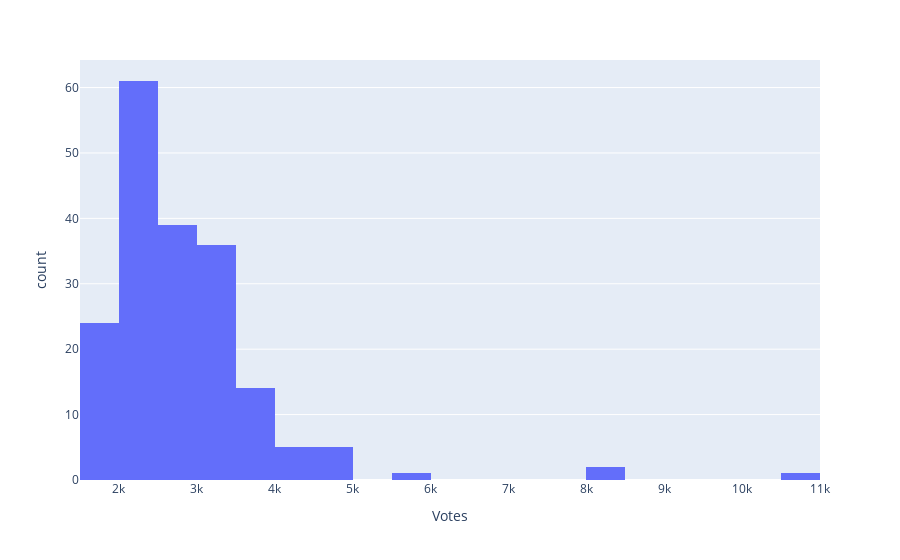

Write notebook code for a chart like this one.
### Code cell
# distribution of votes

fig = px.histogram(df, x='Votes')
fig.show()

### Figure 1 — Plotly figure (JSON) as saved in the notebook; plotly's stock layout.template omitted (floating-point values rounded to 4 significant figures; data arrays with more than 128 entries replaced by an {"elided": "..."} marker saying what was removed)
{"data": [{"alignmentgroup": "True", "bingroup": "x", "hovertemplate": "Votes=%{x}<br>count=%{y}<extra></extra>", "legendgroup": "", "marker": {"color": "#636efa"}, "name": "", "offsetgroup": "", "orientation": "v", "showlegend": false, "type": "histogram", "x": {"elided": "188 int values"}, "xaxis": "x", "yaxis": "y"}], "layout": {"barmode": "relative", "legend": {"tracegroupgap": 0}, "margin": {"t": 60}, "xaxis": {"anchor": "y", "domain": [0, 1], "title": {"text": "Votes"}}, "yaxis": {"anchor": "x", "domain": [0, 1], "title": {"text": "count"}}}}
